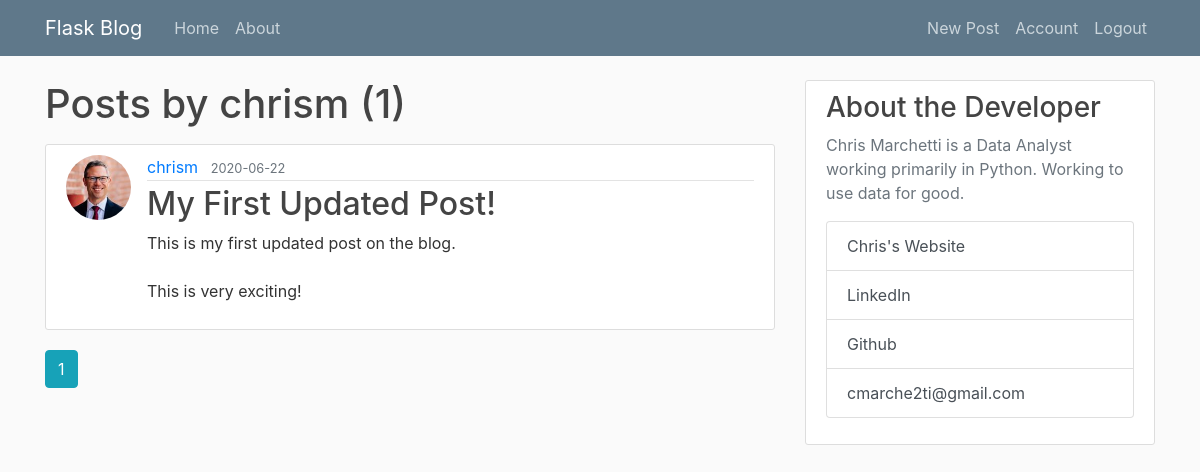
Screenshot of /user/chrism (signed in) with the database file from the repository.
### flaskblog/models.py (models this page shows, shortened)
class User(db.Model, UserMixin):
    id = db.Column(db.Integer, primary_key=True)
    username = db.Column(db.String(20), unique=True, nullable=False)
    email = db.Column(db.String(120), unique=True, nullable=False)
    image_file = db.Column(db.String(20), nullable=False, default="default.jpg")
    password = db.Column(db.String(60), nullable=False)
    posts = db.relationship("Post", backref="author", lazy=True)

class Post(db.Model):
    id = db.Column(db.Integer, primary_key=True)
    title = db.Column(db.String(100), nullable=False)
    date_posted = db.Column(db.DateTime, nullable=False, default=datetime.utcnow)
    content = db.Column(db.Text, nullable=False)
    user_id = db.Column(db.Integer, db.ForeignKey("user.id"), nullable=False)

### flaskblog/users/routes.py (the view)
@users.route("/user/<string:username>")
def user_posts(username):
    page = request.args.get("page", 1, type=int)
    user = User.query.filter_by(username=username).first_or_404()
    posts = (
        Post.query.filter_by(author=user)
        .order_by(Post.date_posted.desc())
        .paginate(page=page, per_page=5)
    )
    return render_template("user_posts.html", posts=posts, user=user)

### flaskblog/models.py (called while the page is built)
@login_manager.user_loader
def load_user(user_id):
    return User.query.get(int(user_id))

### flaskblog/templates/user_posts.html
{% extends "layout.html" %}
{% block content %}
<h1 class="mb-3">Posts by {{ user.username }} ({{ posts.total }})</h1>
{% for post in posts.items %}
<article class="media content-section">
    <img class="rounded-circle article-img"
        src="{{ url_for('static', filename='profile_pics/'+post.author.image_file) }}" alt="">
    <div class="media-body">
        <div class="article-metadata">
            <a class="mr-2"
                href="{{ url_for('users.user_posts', username=post.author.username) }}">{{ post.author.username }}</a>
            <small class="text-muted">{{ post.date_posted.strftime('%Y-%m-%d') }}</small>
        </div>
        <h2><a class="article-title" href="{{ url_for('posts.post', post_id=post.id) }}">{{ post.title }}</a></h2>
        <p class="article-content">{{ post.content }}</p>
    </div>
</article>
{% endfor %}
{% for page_num in posts.iter_pages(left_edge=2, right_edge=2, left_current=1, right_current=2) %}
{% if page_num %}
{% if posts.page == page_num %}
<a class="btn btn-info mb-4"
    href="{{ url_for('users.user_posts', username=user.username, page=page_num) }}">{{ page_num }}</a>
{% else %}
<a class="btn btn-outline-info mb-4"
    href="{{ url_for('users.user_posts', username=user.username, page=page_num) }}">{{ page_num }}</a>
{% endif %}
{% else %}
...
{% endif%}
{% endfor %}
{% endblock content %}

### flaskblog/static/main.css (style rules this page uses)
body { background: #fafafa; color: #333333; margin-top: 5rem; }
h1, h2, h3, h4, h5, h6 { color: #444444; }
.content-section { background: #ffffff; padding: 10px 20px; border: 1px solid #dddddd; border-radius: 3px; margin-bottom: 20px; }
.article-title { color: #444444; }
.article-content { white-space: pre-line; }
.article-img { height: 65px; width: 65px; margin-right: 16px; }
.article-metadata { padding-bottom: 1px; margin-bottom: 4px; border-bottom: 1px solid #e3e3e3 }

### rows the page displays
User: username "chrism"
Post: image_file (picture), author.username "chrism", date_posted "2020-06-22", title "My First Updated Post!", content "This is my first updated post on the blog. This is very exciting!"

### other values shown
{{ posts.total }} "1"
{{ page_num }} "1"
